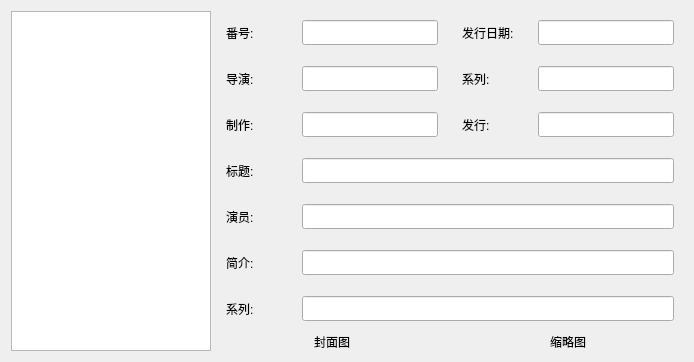
      <widget class="QWidget" name="tab_main">
       <property name="locale">
        <locale language="English" country="UnitedStates"/>
       </property>
       <attribute name="title">
        <string>主页</string>
       </attribute>
       <layout class="QGridLayout" name="gridLayout">
        <item row="0" column="0" rowspan="8">
         <widget class="QListView" name="listView_result">
          <property name="minimumSize">
           <size>
            <width>150</width>
            <height>0</height>
           </size>
          </property>
          <property name="maximumSize">
           <size>
            <width>200</width>
            <height>16777215</height>
           </size>
          </property>
         </widget>
        </item>
        <item row="0" column="1">
         <widget class="QWidget" name="widget_SerialNumber" native="true">
          <property name="minimumSize">
           <size>
            <width>230</width>
            <height>40</height>
           </size>
          </property>
          <property name="maximumSize">
           <size>
            <width>400</width>
            <height>40</height>
           </size>
          </property>
          <layout class="QHBoxLayout" name="horizontalLayout_2">
           <item>
            <widget class="QLabel" name="label_SerialNumber">
             <property name="minimumSize">
              <size>
               <width>70</width>
               <height>25</height>
              </size>
             </property>
             <property name="maximumSize">
              <size>
               <width>50</width>
               <height>25</height>
              </size>
             </property>
             <property name="text">
              <string>番号:</string>
             </property>
            </widget>
           </item>
           <item>
            <widget class="QLineEdit" name="lineEdit_SerialNumber">
             <property name="minimumSize">
              <size>
               <width>100</width>
               <height>25</height>
              </size>
             </property>
             <property name="maximumSize">
              <size>
               <width>200</width>
               <height>25</height>
              </size>
             </property>
            </widget>
           </item>
          </layout>
         </widget>
        </item>
        <item row="0" column="2">
         <widget class="QWidget" name="widget_ReleaseDate" native="true">
          <property name="minimumSize">
           <size>
            <width>230</width>
            <height>40</height>
           </size>
          </property>
          <property name="maximumSize">
           <size>
            <width>400</width>
            <height>40</height>
           </size>
          </property>
          <layout class="QHBoxLayout" name="horizontalLayout_3">
           <item>
            <widget class="QLabel" name="label_ReleaseDate">
             <property name="minimumSize">
              <size>
               <width>70</width>
               <height>25</height>
              </size>
             </property>
             <property name="maximumSize">
              <size>
               <width>50</width>
               <height>25</height>
              </size>
             </property>
             <property name="text">
              <string>发行日期:</string>
             </property>
            </widget>
           </item>
           <item>
            <widget class="QLineEdit" name="lineEdit_ReleaseDate">
             <property name="minimumSize">
              <size>
               <width>100</width>
               <height>25</height>
              </size>
             </property>
             <property name="maximumSize">
              <size>
               <width>200</width>
               <height>25</height>
              </size>
             </property>
            </widget>
           </item>
          </layout>
         </widget>
        </item>
        <item row="1" column="1">
         <widget class="QWidget" name="widget_Director" native="true">
          <property name="minimumSize">
           <size>
            <width>230</width>
            <height>40</height>
           </size>
          </property>
          <property name="maximumSize">
           <size>
            <width>400</width>
            <height>40</height>
           </size>
          </property>
          <layout class="QHBoxLayout" name="horizontalLayout_4">
           <item>
            <widget class="QLabel" name="label_Director">
             <property name="minimumSize">
              <size>
               <width>70</width>
               <height>25</height>
              </size>
             </property>
             <property name="maximumSize">
              <size>
               <width>50</width>
               <height>25</height>
              </size>
             </property>
             <property name="text">
              <string>导演:</string>
             </property>
            </widget>
           </item>
           <item>
            <widget class="QLineEdit" name="lineEdit_Director">
             <property name="minimumSize">
              <size>
               <width>100</width>
               <height>25</height>
              </size>
             </property>
             <property name="maximumSize">
              <size>
               <width>200</width>
               <height>25</height>
              </size>
             </property>
            </widget>
           </item>
          </layout>
         </widget>
        </item>
        <item row="1" column="2">
         <widget class="QWidget" name="widget_Serial" native="true">
          <property name="minimumSize">
           <size>
            <width>230</width>
            <height>40</height>
           </size>
          </property>
          <property name="maximumSize">
           <size>
            <width>400</width>
            <height>40</height>
           </size>
          </property>
          <layout class="QHBoxLayout" name="horizontalLayout_5">
           <item>
            <widget class="QLabel" name="label_Serial">
             <property name="minimumSize">
              <size>
               <width>70</width>
               <height>25</height>
              </size>
             </property>
             <property name="maximumSize">
              <size>
               <width>50</width>
               <height>25</height>
              </size>
             </property>
             <property name="text">
              <string>系列:</string>
             </property>
            </widget>
           </item>
           <item>
            <widget class="QLineEdit" name="lineEdit_Serial">
             <property name="minimumSize">
              <size>
               <width>100</width>
               <height>25</height>
              </size>
             </property>
             <property name="maximumSize">
              <size>
               <width>200</width>
               <height>25</height>
              </size>
             </property>
            </widget>
           </item>
          </layout>
         </widget>
        </item>
        <item row="2" column="1">
         <widget class="QWidget" name="widget_Product" native="true">
          <property name="minimumSize">
           <size>
            <width>230</width>
            <height>40</height>
           </size>
          </property>
          <property name="maximumSize">
           <size>
            <width>400</width>
            <height>40</height>
           </size>
          </property>
          <layout class="QHBoxLayout" name="horizontalLayout_6">
           <item>
            <widget class="QLabel" name="label_Product">
             <property name="minimumSize">
              <size>
               <width>70</width>
               <height>25</height>
              </size>
             </property>
             <property name="maximumSize">
              <size>
               <width>50</width>
               <height>25</height>
              </size>
             </property>
             <property name="text">
              <string>制作:</string>
             </property>
            </widget>
           </item>
           <item>
            <widget class="QLineEdit" name="lineEdit_Product">
             <property name="minimumSize">
              <size>
               <width>100</width>
               <height>25</height>
              </size>
             </property>
             <property name="maximumSize">
              <size>
               <width>200</width>
               <height>25</height>
              </size>
             </property>
            </widget>
           </item>
          </layout>
         </widget>
        </item>
        <item row="2" column="2">
         <widget class="QWidget" name="widget_Release" native="true">
          <property name="minimumSize">
           <size>
            <width>230</width>
            <height>40</height>
           </size>
          </property>
          <property name="maximumSize">
           <size>
            <width>400</width>
            <height>40</height>
           </size>
          </property>
          <layout class="QHBoxLayout" name="horizontalLayout_7">
           <item>
            <widget class="QLabel" name="label_Release">
             <property name="minimumSize">
              <size>
               <width>70</width>
               <height>25</height>
              </size>
             </property>
             <property name="maximumSize">
              <size>
               <width>50</width>
               <height>25</height>
              </size>
             </property>
             <property name="text">
              <string>发行:</string>
             </property>
            </widget>
           </item>
           <item>
            <widget class="QLineEdit" name="lineEdit_Release">
             <property name="minimumSize">
              <size>
               <width>100</width>
               <height>25</height>
              </size>
             </property>
             <property name="maximumSize">
              <size>
               <width>200</width>
               <height>25</height>
              </size>
             </property>
            </widget>
           </item>
          </layout>
         </widget>
        </item>
        <item row="3" column="1" colspan="2">
         <widget class="QWidget" name="widget_Title" native="true">
          <property name="minimumSize">
           <size>
            <width>460</width>
            <height>40</height>
           </size>
          </property>
          <property name="maximumSize">
           <size>
            <width>700</width>
            <height>40</height>
           </size>
          </property>
          <layout class="QHBoxLayout" name="horizontalLayout_8">
           <item>
            <widget class="QLabel" name="label_Title">
             <property name="minimumSize">
              <size>
               <width>70</width>
               <height>25</height>
              </size>
             </property>
             <property name="maximumSize">
              <size>
               <width>50</width>
               <height>25</height>
              </size>
             </property>
             <property name="text">
              <string>标题:</string>
             </property>
            </widget>
           </item>
           <item>
            <widget class="QLineEdit" name="lineEdit_Title">
             <property name="minimumSize">
              <size>
               <width>100</width>
               <height>25</height>
              </size>
             </property>
             <property name="maximumSize">
              <size>
               <width>500</width>
               <height>25</height>
              </size>
             </property>
            </widget>
           </item>
          </layout>
         </widget>
        </item>
        <item row="4" column="1" colspan="2">
         <widget class="QWidget" name="widget_Actor" native="true">
          <property name="minimumSize">
           <size>
            <width>460</width>
            <height>40</height>
           </size>
          </property>
          <property name="maximumSize">
           <size>
            <width>700</width>
            <height>40</height>
           </size>
          </property>
          <layout class="QHBoxLayout" name="horizontalLayout_9">
           <item>
            <widget class="QLabel" name="label_Actor">
             <property name="minimumSize">
              <size>
               <width>70</width>
               <height>25</height>
              </size>
             </property>
             <property name="maximumSize">
              <size>
               <width>50</width>
               <height>25</height>
              </size>
             </property>
             <property name="text">
              <string>演员:</string>
             </property>
            </widget>
           </item>
           <item>
            <widget class="QLineEdit" name="lineEdit_Actor">
             <property name="minimumSize">
              <size>
               <width>100</width>
               <height>25</height>
              </size>
             </property>
             <property name="maximumSize">
              <size>
               <width>500</width>
               <height>25</height>
              </size>
             </property>
            </widget>
           </item>
          </layout>
         </widget>
        </item>
        <item row="5" column="1" colspan="2">
         <widget class="QWidget" name="widget_Intra" native="true">
          <property name="minimumSize">
           <size>
            <width>460</width>
            <height>40</height>
           </size>
          </property>
          <property name="maximumSize">
           <size>
            <width>700</width>
            <height>40</height>
           </size>
          </property>
          <layout class="QHBoxLayout" name="horizontalLayout_10">
           <item>
            <widget class="QLabel" name="label_Intra">
             <property name="minimumSize">
              <size>
               <width>70</width>
               <height>25</height>
              </size>
             </property>
             <property name="maximumSize">
              <size>
               <width>50</width>
               <height>25</height>
              </size>
             </property>
             <property name="text">
              <string>简介:</string>
             </property>
            </widget>
           </item>
           <item>
            <widget class="QLineEdit" name="lineEdit_Intra">
             <property name="minimumSize">
              <size>
               <width>100</width>
               <height>25</height>
              </size>
             </property>
             <property name="maximumSize">
              <size>
               <width>500</width>
               <height>25</height>
              </size>
             </property>
            </widget>
           </item>
          </layout>
         </widget>
        </item>
        <item row="6" column="1" colspan="2">
         <widget class="QWidget" name="widget_Type" native="true">
          <property name="minimumSize">
           <size>
            <width>460</width>
            <height>40</height>
           </size>
          </property>
          <property name="maximumSize">
           <size>
            <width>700</width>
            <height>40</height>
           </size>
          </property>
          <layout class="QHBoxLayout" name="horizontalLayout_11">
           <item>
            <widget class="QLabel" name="label_Type">
             <property name="minimumSize">
              <size>
               <width>70</width>
               <height>25</height>
              </size>
             </property>
             <property name="maximumSize">
              <size>
               <width>50</width>
               <height>25</height>
              </size>
             </property>
             <property name="text">
              <string>系列:</string>
             </property>
            </widget>
           </item>
           <item>
            <widget class="QLineEdit" name="lineEdit_Type">
             <property name="minimumSize">
              <size>
               <width>100</width>
               <height>25</height>
              </size>
             </property>
             <property name="maximumSize">
              <size>
               <width>500</width>
               <height>25</height>
              </size>
             </property>
            </widget>
           </item>
          </layout>
         </widget>
        </item>
        <item row="7" column="1">
         <widget class="QLabel" name="label_cover">
          <property name="text">
           <string>封面图</string>
          </property>
          <property name="alignment">
           <set>Qt::AlignCenter</set>
          </property>
         </widget>
        </item>
        <item row="7" column="2">
         <widget class="QLabel" name="label_thumbnail">
          <property name="text">
           <string>缩略图</string>
          </property>
          <property name="alignment">
           <set>Qt::AlignCenter</set>
          </property>
         </widget>
        </item>
       </layout>
      </widget>
